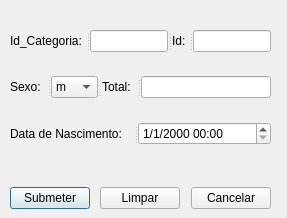
<?xml version="1.0" encoding="UTF-8"?>
<ui version="4.0">
 <class>addGeralDialog</class>
 <widget class="QDialog" name="addGeralDialog">
  <property name="geometry">
   <rect>
    <x>0</x>
    <y>0</y>
    <width>287</width>
    <height>218</height>
   </rect>
  </property>
  <property name="windowTitle">
   <string>Dialog</string>
  </property>
  <widget class="QWidget" name="">
   <property name="geometry">
    <rect>
     <x>10</x>
     <y>30</y>
     <width>261</width>
     <height>179</height>
    </rect>
   </property>
   <layout class="QVBoxLayout" name="verticalLayout_2">
    <item>
     <layout class="QVBoxLayout" name="verticalLayout">
      <item>
       <widget class="QSplitter" name="splitter">
        <property name="orientation">
         <enum>Qt::Horizontal</enum>
        </property>
        <widget class="QLabel" name="idCategoriaLabel">
         <property name="text">
          <string>Id_Categoria: </string>
         </property>
        </widget>
        <widget class="QLineEdit" name="idLineEdit"/>
        <widget class="QLabel" name="idLabel">
         <property name="text">
          <string>Id: </string>
         </property>
        </widget>
        <widget class="QLineEdit" name="idCategoriaLineEdit"/>
       </widget>
      </item>
      <item>
       <spacer name="verticalSpacer">
        <property name="orientation">
         <enum>Qt::Vertical</enum>
        </property>
        <property name="sizeHint" stdset="0">
         <size>
          <width>20</width>
          <height>18</height>
         </size>
        </property>
       </spacer>
      </item>
      <item>
       <widget class="QSplitter" name="splitter_4">
        <property name="orientation">
         <enum>Qt::Horizontal</enum>
        </property>
        <widget class="QSplitter" name="splitter_3">
         <property name="orientation">
          <enum>Qt::Horizontal</enum>
         </property>
         <widget class="QLabel" name="sexoLabel">
          <property name="text">
           <string>Sexo:</string>
          </property>
         </widget>
         <widget class="QComboBox" name="sexoComboBox">
          <item>
           <property name="text">
            <string>m</string>
           </property>
          </item>
          <item>
           <property name="text">
            <string>f</string>
           </property>
          </item>
         </widget>
        </widget>
        <widget class="QSplitter" name="splitter_2">
         <property name="orientation">
          <enum>Qt::Horizontal</enum>
         </property>
         <widget class="QLabel" name="totalLabel">
          <property name="text">
           <string>Total:</string>
          </property>
         </widget>
         <widget class="QLineEdit" name="totalLineEdit"/>
        </widget>
       </widget>
      </item>
      <item>
       <spacer name="verticalSpacer_2">
        <property name="orientation">
         <enum>Qt::Vertical</enum>
        </property>
        <property name="sizeHint" stdset="0">
         <size>
          <width>20</width>
          <height>18</height>
         </size>
        </property>
       </spacer>
      </item>
      <item>
       <widget class="QSplitter" name="splitter_5">
        <property name="orientation">
         <enum>Qt::Horizontal</enum>
        </property>
        <widget class="QLabel" name="DataDeNascimentoLabel">
         <property name="text">
          <string>Data de Nascimento:</string>
         </property>
        </widget>
        <widget class="QDateTimeEdit" name="dataNascimentoDateTime">
         <property name="displayFormat">
          <string notr="true">M/d/yyyy hh:mm</string>
         </property>
        </widget>
       </widget>
      </item>
     </layout>
    </item>
    <item>
     <spacer name="verticalSpacer_3">
      <property name="orientation">
       <enum>Qt::Vertical</enum>
      </property>
      <property name="sizeHint" stdset="0">
       <size>
        <width>20</width>
        <height>18</height>
       </size>
      </property>
     </spacer>
    </item>
    <item>
     <layout class="QHBoxLayout" name="horizontalLayout">
      <item>
       <widget class="QPushButton" name="submeterPushButton">
        <property name="text">
         <string>Submeter</string>
        </property>
       </widget>
      </item>
      <item>
       <spacer name="horizontalSpacer_3">
        <property name="orientation">
         <enum>Qt::Horizontal</enum>
        </property>
        <property name="sizeHint" stdset="0">
         <size>
          <width>18</width>
          <height>20</height>
         </size>
        </property>
       </spacer>
      </item>
      <item>
       <widget class="QPushButton" name="limparPushButton">
        <property name="text">
         <string>Limpar</string>
        </property>
       </widget>
      </item>
      <item>
       <spacer name="horizontalSpacer_4">
        <property name="orientation">
         <enum>Qt::Horizontal</enum>
        </property>
        <property name="sizeHint" stdset="0">
         <size>
          <width>18</width>
          <height>20</height>
         </size>
        </property>
       </spacer>
      </item>
      <item>
       <widget class="QPushButton" name="cancelarPushButton">
        <property name="text">
         <string>Cancelar</string>
        </property>
       </widget>
      </item>
     </layout>
    </item>
   </layout>
  </widget>
 </widget>
 <resources/>
 <connections/>
</ui>
